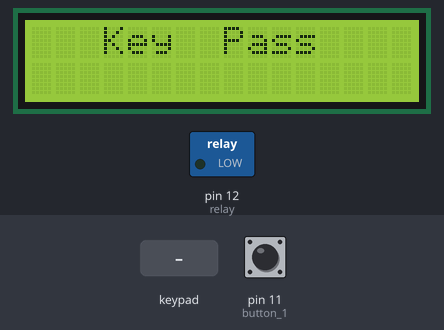
The sketch below on a simulated Arduino Uno, built with avr-gcc and run on an emulated ATmega328P. Shown: 16×2 character LCD, switched loads named in the sketch (green lamp = pin HIGH). The test bench sets the inputs (shaded band); at power-on: pin 11 (button_1) LOW. What the sketch prints to the serial monitor is not drawn.

Above: at 1.2 s.
1.3 s: keypad keys 1 1 1 1 pressed 0.4 s apart
At 4.7 s:
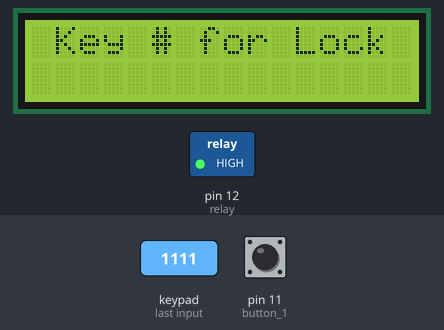
5.0 s: key 'A' pressed
At 5.06 s:
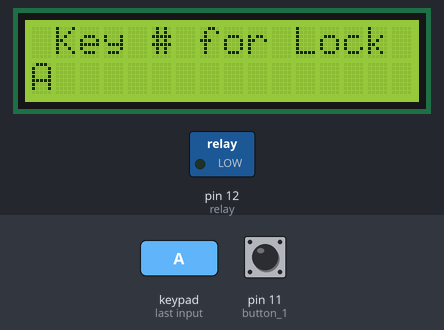
6.6 s: keypad keys 0 0 0 0 # pressed 0.4 s apart
At 10.8 s:
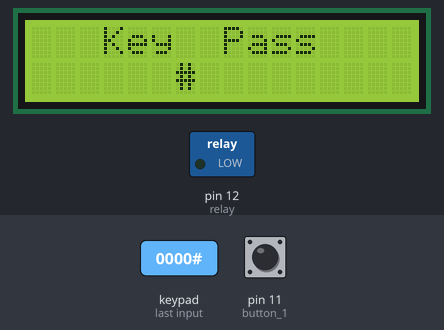
11.4 s: keypad keys 1 2 3 4 * pressed 0.4 s apart
At 14.9 s:
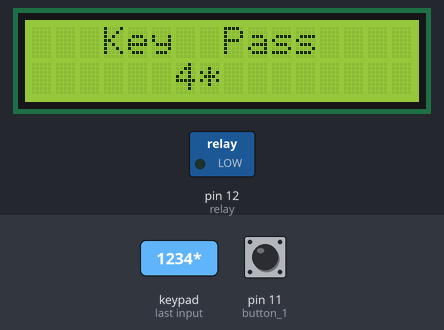
15.9 s: keypad keys 1 2 3 4 A pressed 0.4 s apart
At 19.7 s:
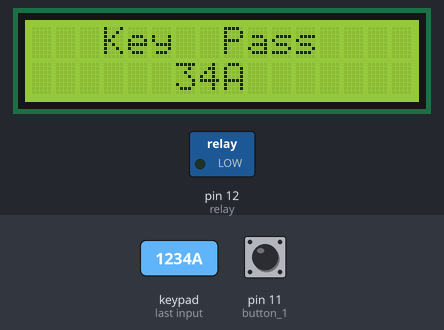
20.2 s: keypad keys 1 2 3 4 pressed 0.4 s apart
At 20.5 s:
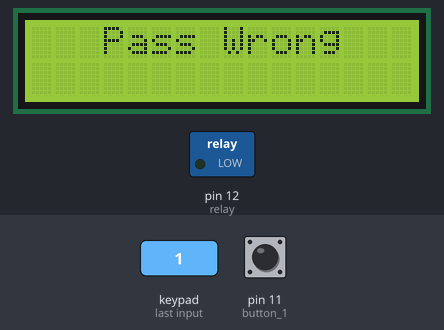
Timing chart, 0 to 23.2 s (numbered marks = the images above; inputs shaded):
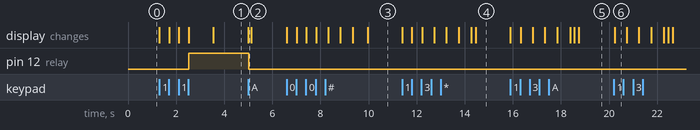

Measured:
- after the input at 1.3 s, pin 12 (relay): LOW → HIGH after 1.2 s; the display: first changes at once (image 1 shows a later state)
- after the input at 5.0 s, pin 12 (relay): HIGH → LOW at once; the display: changes at once (image 2)
- after the input at 6.6 s, the display: first changes at once (image 3 shows a later state)
- after the input at 11.4 s, the display: first changes at once (image 4 shows a later state)
- after the input at 15.9 s, the display: first changes at once (image 5 shows a later state)
- after the input at 20.2 s, the display: changes at once (image 6)

The sketch:

coder__1_.ino
```cpp
#include <Wire.h>
#include <Keypad.h>
#include <LiquidCrystal_I2C.h>
LiquidCrystal_I2C lcd(0x27, 16, 2);
int relay = 12;
int button_1 = 11;
int button_state1 = 0;

const byte ROWS = 4; //four rows
const byte COLS = 4; //three columns
int position = 0;  //ประกาศตัวเเปรบอกตำแหน่ง
String pass1, pass2, pass3, pass4, password;
char pass[4], cancel[1];
char keys[ROWS][COLS] = {
  {'1', '2', '3', 'A'},
  {'4', '5', '6', 'B'},
  {'7', '8', '9', 'C'},
  {'*', '0', '#', 'D'}
};
byte rowPins[ROWS] = {9, 8, 7, 6};
byte colPins[COLS] = {5, 4, 3, 2};
Keypad keypad = Keypad( makeKeymap(keys), rowPins, colPins, ROWS, COLS );
char key;
int i;

//=============================================================================================================================


void setup() {
  pinMode(relay, OUTPUT);
  pinMode(button_1, INPUT);
  digitalWrite(relay, LOW);
  Serial.begin(9600);
  lcd.begin();
  //lcd.backlight();
}


void loop() {
  char key ;
  lcd.clear();
  position = 0;
  lcd.setCursor(3, 0);
  lcd.print("Key  Pass");
  while (position < 4) {
    lcd.setCursor(position, 1);
    key = keypad.getKey();
    if (key != NO_KEY) {
        pass[position] = key;
        lcd.setCursor(6+position,1);
        lcd.print(key);
        position++;

    }else{
      //การปลดล็อคด้วยปุ่ม
      button_state1 = digitalRead(button_1);
      Serial.println(button_state1);
      if(button_state1 == 1){
        digitalWrite(relay, HIGH);
        lcd.clear();
        lcd.setCursor(5, 0);
        lcd.print("Unlock");
        delay(10000);
        lcd.clear();


      }else{
        lcd.setCursor(3, 0);
        lcd.print("Key  Pass");
        digitalWrite(relay, LOW);


      }
    }
  }
  int i = 0;
  while (i < 4) {
    if (i == 0) {
      pass1 = pass[i];
    } else if (i == 1) {
      pass2 = pass[i];
    } else if (i == 2) {
      pass3 = pass[i];
    } else if (i == 3) {
      pass4 = pass[i];
    }
    i++;
  }
  password = pass1 + pass2 + pass3 + pass4;
  lcd.clear();
  lcd.setCursor(4, 0);
  lcd.print(password);
  Serial.print(password);
  keypass();
  lcd.clear();


}


void keypass(){
   //การล็อคแบบตั้งเวลา
  if (password == "1234") {
    lcd.clear();
    lcd.setCursor(5, 0);
    lcd.print("Unlock");
    digitalWrite(relay, HIGH);
    delay(10000);
    password = "0000";
    delay(10);

  //ปลดล็อคค้างกด "#" เพื่อล็อค
  } else if (password == "1111") {
    lcd.clear();
    lcd.setCursor(5, 0);
    lcd.print("Unlock");
    digitalWrite(relay, HIGH);
    delay(1000);
      lcd.clear();
      position = 0;
      lcd.setCursor(1, 0);
      lcd.print("Key # for Lock");
      while (position < 1) {
        lcd.setCursor(position, 1);
        key = keypad.getKey();
        if (key != NO_KEY) {
          pass[position] = key;
          lcd.print(key);
          position++;
        }else if(pass == "#"){
          password = "0000";
        }

    }
    password = "0000";
    delay(10);


    //ถ้าใส่รหัสผิดกลอนจะไม่ปลดล็อก
  } else {
    digitalWrite(relay, LOW);
    lcd.setCursor(3, 0);
    lcd.print("Pass Wrong");
    delay(500);
    lcd.clear();
    delay(500);
    lcd.setCursor(3, 0);
    lcd.print("Pass Wrong");
    delay(500);
    lcd.clear();
    delay(500);
  }

  claer_pass();
}


void claer_pass() {
  if (password == "0000") {
    digitalWrite(relay, LOW);
    delay(100);
  }
}
```
